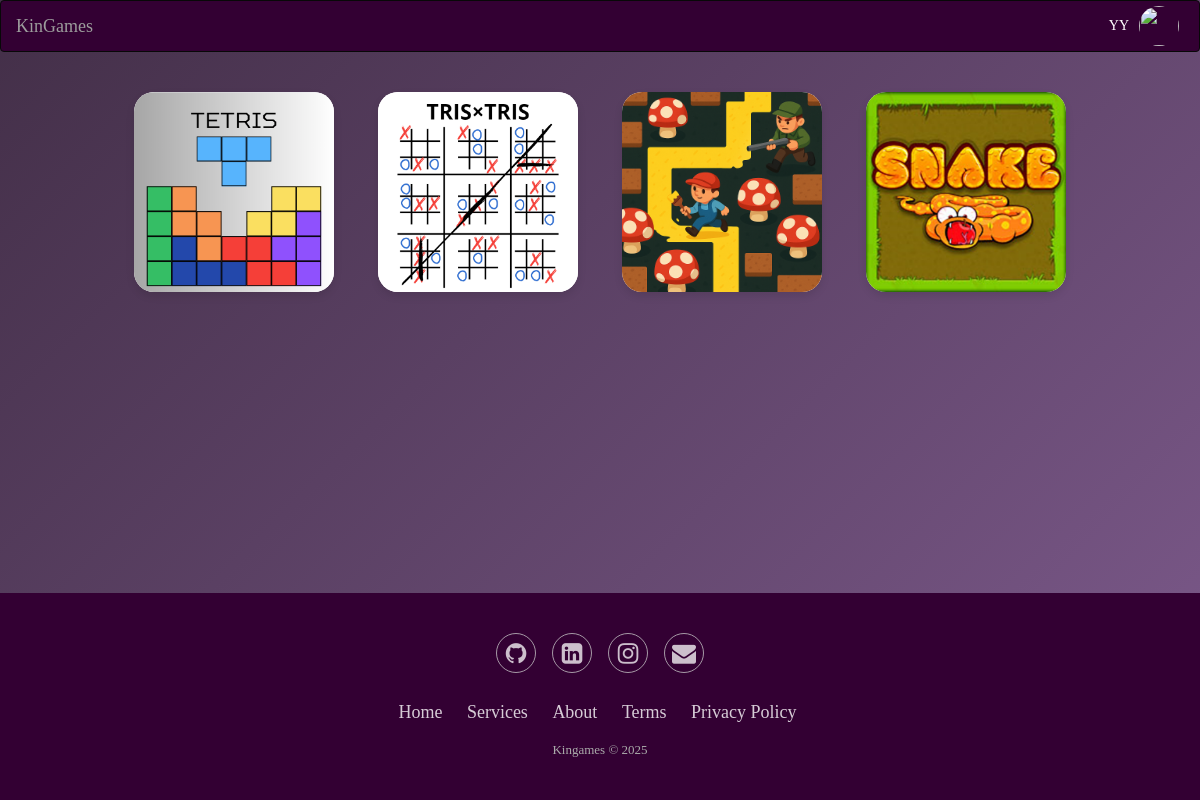
/giochi.php (signed in), run on an earlier commit of the app's database.
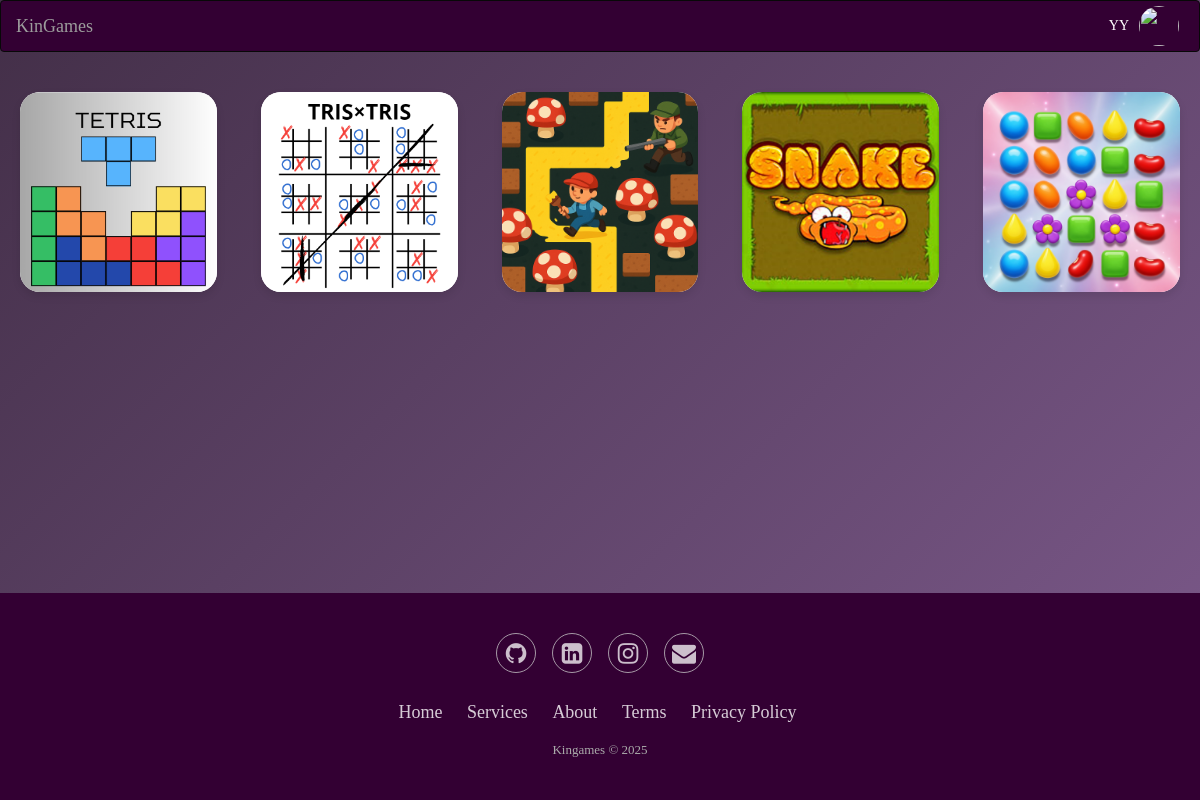
And on a later commit of the database.
### tables this page shows
CREATE TABLE `giochi` (
  `ID` int(1) NOT NULL,
  `Nome` varchar(20) NOT NULL,
  `Numero_Giocatori` int(1) NOT NULL
);

### giochi.php (the view, shortened to what this page needs)
<?php
include 'menu.php';
?>
<!DOCTYPE html>
<html lang="it">
    <head>
</head>
<body>
    <div class="centro">
        <?php
        require_once 'db_connect.php';
        $sql = "SELECT * FROM `giochi`";
        $result = $conn->query($sql);
        if ($result->num_rows > 0){
            while($row = $result->fetch_assoc()){
                echo "<div class='contenitore' data-name='".$row["Nome"]."'>
                        <h3>".$row["Nome"]."</h3>
                        <form method='POST' action='MultiplayerSystem/CreaStanza.php'>
                            <input type='hidden' name='tipo' value='crea'>
                            <input type='hidden' name='gioco' value='".$row["ID"]."'>
                            <input type='hidden' name='numero' value='".$row["Numero_Giocatori"]."'>
                            <input type='submit' value='".$TEXT['create']."'>
                        </form>";
                if (strtolower($row["Nome"]) === 'tristris') {
                    echo "<form method='POST' action='MultiplayerSystem/AggiungiStanza.php'>
                            <input type='submit' value='".$TEXT['add']."'>
                        </form>";
                }
                echo "<div class='".$row["Nome"]." mask'></div>
                    </div>";
            }
        }
    ?>
    </div>
<?php include 'footer.php'; ?>
</body>
</html>

### menu.php (shortened to what this page needs)
<!DOCTYPE html>
<html lang="en">
<head>
  <link rel="stylesheet" href="https://maxcdn.bootstrapcdn.com/bootstrap/3.4.1/css/bootstrap.min.css">
</head>
<body>
<nav class="navbar navbar-inverse">
  <div class="container-fluid">
    <div class="navbar-header">
      <a class="navbar-brand" href="http://<?= host ?>/kingame/index.php">KinGames</a>
    </div>
    <?php if (isset($_SESSION['username'])): ?>
    <div class="collapse navbar-collapse" id="myNavbar">
      <ul class="nav navbar-nav">
        <li><a href="http://<?= host ?>/kingame/giochi.php"  style="font-family: 'Arial', cursive"><?= $TEXT['menu_giochi'] ?></a></li>
        <li><a href="http://<?= host ?>/kingame/classifica.php" style="font-family: 'Arial', cursive"><?= $TEXT['menu_classifica'] ?></a></li>
        <li><a href="http://<?= host ?>/kingame/chisiamo.php" style="font-family: 'Arial', cursive"><?= $TEXT['menu_chi_siamo'] ?></a></li>
    <li style="float: right;">
        <a href="?lang=<?= $_SESSION['lang'] === 'it' ? 'en' : 'it' ?>">
        </a>
    </li>
</ul>
      <ul class="nav navbar-nav navbar-right">
        <li class="dropdown">
        <a class="dropdown-toggle" data-toggle="dropdown" href="#" aria-expanded="true" style="padding: 5px;display: flex;align-items: center;">
        <p style="margin: 10px;"><?php echo $_SESSION["nickname"]?></p>
          <img src=<?php echo "'".$_SESSION["img_profilo"]."'"?> width="40" height="40" style="border-radius: 50%;">
        </a>
        </li>
</ul>
    </div>
    <?php endif; ?>
  </div>
</nav>
</body>

### footer.php (shortened to what this page needs)
<!DOCTYPE html>
<html>
<head>
    <link rel="stylesheet" href="https://cdnjs.cloudflare.com/ajax/libs/font-awesome/4.7.0/css/font-awesome.min.css">
    <link rel="stylesheet" href="css/footer.css">
</head>
<body>
    <div class="footer-basic">
        <footer>
            <div class="social"><a href="https://github.com/"><i class="fa fa-github" aria-hidden="true"></i></a><a href="https://it.linkedin.com/in/matteo-bettini-9580732b7"><i class="fa fa-linkedin-square" aria-hidden="true"></i></a><a href="https://www.instagram.com/"><i class="fa fa-instagram" aria-hidden="true"></i></a><a href="#"><i class="fa fa-envelope" aria-hidden="true"></i>
            </a></div>
            <ul class="list-inline">
                <li class="list-inline-item"><a href="index.php">Home</a></li>
                <li class="list-inline-item"><a href="giochi.php">Services</a></li>
                <li class="list-inline-item"><a href="chisiamo.php">About</a></li>
                <li class="list-inline-item"><a href="termini.php">Terms</a></li>
                <li class="list-inline-item"><a href="privacy.php">Privacy Policy</a></li>
            </ul>
            <p class="copyright">Kingames © 2025</p>
        </footer>
    </div>
</body>
</html>

### css/footer.css (style rules this page uses)
.footer-basic { padding: 40px 0; background-color: #330033; color: #ffffff; position: absolute; width: 100%; }
.footer-basic ul { padding: 0; list-style: none; text-align: center; font-size: 18px; line-height: 1.6; margin-bottom: 0; }
.footer-basic li { padding: 0 10px; }
.footer-basic ul a { color: inherit; text-decoration: none; opacity: 0.8; }
.footer-basic .social { text-align: center; padding-bottom: 25px; }
.footer-basic .social > a { font-size: 24px; width: 40px; height: 40px; line-height: 40px; display: inline-block; text-align: center; border-radius: 50%; border: 1px solid #ccc; margin: 0 8px; color: inherit; opacity: 0.75; }
.footer-basic .copyright { margin-top: 15px; text-align: center; font-size: 13px; color: #aaa; margin-bottom: 0; }

### menu.php (style rules this page uses)
body { background: linear-gradient(-45deg, #6c4675, #503459, #7d5a8c, #432f48); background-size: 400% 400%; animation: gradientAnimation 10s ease infinite; color: white; text-align: center; font-family: 'Gochi Hand', cursive; }
.navbar-inverse { background-color: #330033; }
.navbar-inverse .navbar-nav>li>a { color: #fff; }

### giochi.php (style rules this page uses)
.centro { display: flex; flex-direction: row; justify-content: center; align-items: center; gap: 4px; }
.mask { position: absolute; top: 0; left: 0; z-index: 99; height: 100%; width: 100%; }
.tetris { background-image: url('Grafiche videogiochi/screenshot tetris.png'); background-size: cover; background-position: center; }
.tristris { background-image: url('Grafiche videogiochi/screenshotTrisTris.png'); background-size: cover; background-position: center; }
.cacciatore { background-image: url('Grafiche videogiochi/screenshotcacciatore.png'); background-size: cover; background-position: center; }
.snake { background-image: url('Grafiche videogiochi/snake.png'); background-size: cover; background-position: center; }
.candy { background-image: url('Grafiche videogiochi/candy.jpg'); background-size: cover; background-position: center; }
body { background: linear-gradient(-45deg, #6c4675, #503459, #7d5a8c, #432f48); background-size: 400% 400%; animation: gradientAnimation 10s ease infinite; }
.footer-basic { bottom: 0; margin-top: 500px; }
.contenitore { position: relative; width: 200px; height: 200px; background-color: #fff; border-radius: 20px; margin: 20px; box-shadow: 0 4px 8px rgba(0, 0, 0, 0.1); transition: transform 0.3s ease; cursor: pointer; display: flex; flex-direction: column; justify-content: center; align-items: center; overflow: hidden; box-sizing: border-box; padding: 10px; }
.contenitore h3 { color: #333333; margin: 0 0 8px 0; padding: 0 5px; font-size: 1.15em; font-weight: bold; text-align: center; position: relative; z-index: 10; line-height: 1.25; max-width: 100%; word-wrap: break-word; overflow-wrap: break-word; }
.contenitore form { display: flex; flex-direction: column; align-items: center; margin-bottom: 6px; width: 100%; position: relative; z-index: 10; }
.contenitore form:last-of-type { margin-bottom: 0; }

What changed in the data, as far as the page shows it:
added giochi: shows a picture
